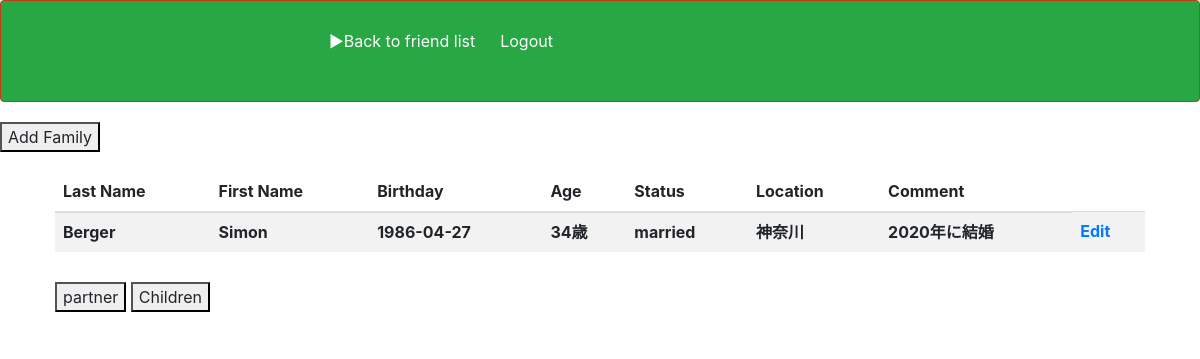
The page /family_view.php?friend_id=2 (signed in) on the database its author committed.
### tables this page shows
CREATE TABLE `gs_friend_table` (
  `friend_id` int(12) NOT NULL,
  `id` int(12) NOT NULL,
  `friend_fname` varchar(64) NOT NULL,
  `friend_lname` varchar(64) NOT NULL,
  `friend_bd` date NOT NULL,
  `friend_status` varchar(20) NOT NULL,
  `friend_location` varchar(20) NOT NULL,
  `friend_comment` varchar(300) NOT NULL,
  `life_flg` int(1) NOT NULL
);

### family_view.php (the view, shortened to what this page needs)
<?php
$friend_id = $_GET["friend_id"];
$pdo = dbConnect();
$stmt = $pdo->prepare("SELECT * FROM gs_friend_table WHERE friend_id=:friend_id");
$stmt->bindValue(':friend_id',$friend_id, PDO::PARAM_INT);
$status = $stmt->execute();
$stmt2 = $pdo->prepare("SELECT * FROM gs_family_table WHERE friend_id=:friend_id");
$stmt2->bindValue(':friend_id',$friend_id, PDO::PARAM_INT);
$status = $stmt2->execute();
if ($status == false) {
    $error = $stmt->errorInfo();
    exit('ErrorQuery:' . print_r($error, true));
}else{
    $row = $stmt->fetch();
}
$now = date("Ymd");
$birthday=str_replace("-", "", $row['friend_bd']);
?>
<!DOCTYPE html>
<html lang="ja">
<head>
<link rel="stylesheet" href="css/range.css">
<link href="css/bootstrap.min.css" rel="stylesheet">
<link rel="stylesheet" href="https://stackpath.bootstrapcdn.com/bootstrap/4.5.2/css/bootstrap.min.css">
</head>
<body id="main">
<header>
    <nav class="navbar navbar-default bg-success">
    <div class="container-fluid">
        <div class="navbar-header">
        <a class="navbar-brand" href="select_friends.php"><font size=3>▶︎Back to friend list</a>
        <a class="navbar-brand" href="logout.php"><font size=3>Logout</a>
        </div>
    </div>
    </nav>
</header>
    <button id="family">Add Family</button>
        <div class="container">
            <div class="table-responsive">
                <table class="table table-striped">
                    <thead>
                        <tr>
                            <th>Last Name</th>
                            <th>First Name</th>
                            <th class="bd">Birthday</th>
                            <th>Age</th>
                            <th>Status</th>
                            <th>Location</th>
                            <th>Comment</th>
                        </tr>
                    </thead>
                    <tbody>
                        <tr>
                            <th><?=$row['friend_lname']?></th>
                            <th><?=$row['friend_fname']?></th>
                            <th><?=$row['friend_bd']?></th>
                            <th><?php echo floor(($now-$birthday)/10000);?>歳</th>
                            <th><?=$row['friend_status']?></th>
                            <th><?=$row['friend_location']?></th>
                            <th><?=$row['friend_comment']?></th>
                            <th><a href="edit_view.php?friend_id=<?=$friend_id?>" id="edit_friend">Edit</a></th>
                        </tr>
                     </tbody>
                </table>
            </div>
            <div class="table-responsive">
                <button id="partner">partner</button>
                <button id="children">Children</button>
            </div>
        </div>
</body>
</html>

### family_view.php (style rules this page uses)
div { padding: 10px;font-size:16px; }

### rows shown on the page
gs_friend_table: friend_lname "Berger", friend_fname "Simon", friend_bd "1986-04-27", floor(($now-$birthday)/10000) "34", friend_status "married", friend_location "神奈川", friend_comment "2020年に結婚"
